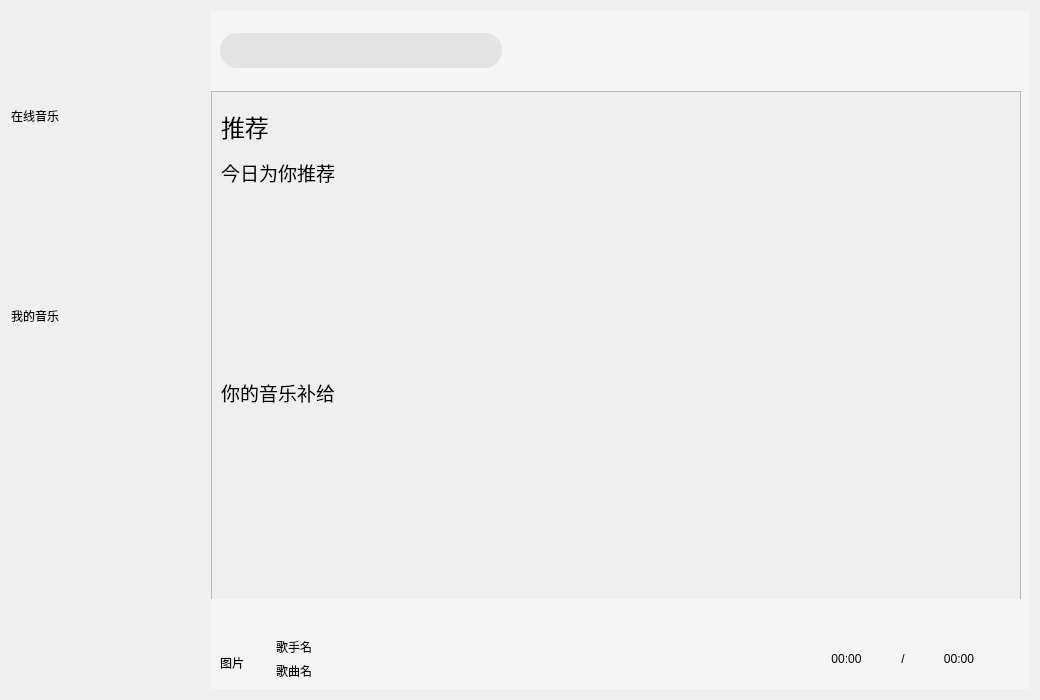
<?xml version="1.0" encoding="UTF-8"?>
<ui version="4.0">
 <class>MyMusic</class>
 <widget class="QWidget" name="MyMusic">
  <property name="geometry">
   <rect>
    <x>0</x>
    <y>0</y>
    <width>1040</width>
    <height>700</height>
   </rect>
  </property>
  <property name="windowTitle">
   <string>Widget</string>
  </property>
  <layout class="QVBoxLayout" name="verticalLayout_8">
   <item>
    <widget class="QWidget" name="background" native="true">
     <property name="styleSheet">
      <string notr="true"/>
     </property>
     <layout class="QVBoxLayout" name="verticalLayout_2">
      <property name="spacing">
       <number>0</number>
      </property>
      <property name="leftMargin">
       <number>0</number>
      </property>
      <property name="topMargin">
       <number>0</number>
      </property>
      <property name="rightMargin">
       <number>0</number>
      </property>
      <property name="bottomMargin">
       <number>0</number>
      </property>
      <item>
       <widget class="QWidget" name="head" native="true">
        <property name="minimumSize">
         <size>
          <width>0</width>
          <height>80</height>
         </size>
        </property>
        <property name="maximumSize">
         <size>
          <width>16777215</width>
          <height>80</height>
         </size>
        </property>
        <property name="styleSheet">
         <string notr="true"/>
        </property>
        <layout class="QHBoxLayout" name="horizontalLayout">
         <property name="spacing">
          <number>0</number>
         </property>
         <property name="leftMargin">
          <number>0</number>
         </property>
         <property name="topMargin">
          <number>0</number>
         </property>
         <property name="rightMargin">
          <number>0</number>
         </property>
         <property name="bottomMargin">
          <number>0</number>
         </property>
         <item>
          <widget class="QWidget" name="headLeft" native="true">
           <property name="minimumSize">
            <size>
             <width>200</width>
             <height>0</height>
            </size>
           </property>
           <property name="maximumSize">
            <size>
             <width>200</width>
             <height>16777215</height>
            </size>
           </property>
           <property name="styleSheet">
            <string notr="true">#headLeft{
	background-color: #F0F0F0;
}</string>
           </property>
           <layout class="QHBoxLayout" name="horizontalLayout_2">
            <property name="spacing">
             <number>0</number>
            </property>
            <property name="leftMargin">
             <number>0</number>
            </property>
            <property name="topMargin">
             <number>0</number>
            </property>
            <property name="bottomMargin">
             <number>0</number>
            </property>
            <item>
             <widget class="QLabel" name="logo">
              <property name="styleSheet">
               <string notr="true">#logo
{
	border-radius:0px;
	background-image: url(:/images/Logo.png);
	background-repeat: no-repeat;
	border: none;
	background-position: center center;
}</string>
              </property>
              <property name="text">
               <string/>
              </property>
             </widget>
            </item>
           </layout>
          </widget>
         </item>
         <item>
          <widget class="QWidget" name="headRight" native="true">
           <property name="styleSheet">
            <string notr="true">#headRight{
	background-color: #F5F5F5;
}</string>
           </property>
           <layout class="QHBoxLayout" name="horizontalLayout_3">
            <property name="spacing">
             <number>0</number>
            </property>
            <property name="leftMargin">
             <number>0</number>
            </property>
            <property name="topMargin">
             <number>0</number>
            </property>
            <property name="rightMargin">
             <number>0</number>
            </property>
            <property name="bottomMargin">
             <number>0</number>
            </property>
            <item>
             <widget class="QWidget" name="SearchBox" native="true">
              <property name="minimumSize">
               <size>
                <width>300</width>
                <height>0</height>
               </size>
              </property>
              <property name="maximumSize">
               <size>
                <width>300</width>
                <height>16777215</height>
               </size>
              </property>
              <property name="styleSheet">
               <string notr="true"/>
              </property>
              <layout class="QHBoxLayout" name="horizontalLayout_4">
               <item>
                <widget class="QLineEdit" name="lineEdit">
                 <property name="minimumSize">
                  <size>
                   <width>0</width>
                   <height>35</height>
                  </size>
                 </property>
                 <property name="styleSheet">
                  <string notr="true">#lineEdit
{
	background-color: #E3E3E3;
	border: none;
	border-radius: 17px;
	padding-left: 17px;
}</string>
                 </property>
                </widget>
               </item>
              </layout>
             </widget>
            </item>
            <item>
             <widget class="QWidget" name="SettingBox" native="true">
              <property name="styleSheet">
               <string notr="true">QPushButton{
	border-radius: 0px;
	background-repeat: no-repeat;
	border: none;
	background-position: center center;
}

QPushButton:hover{
	background-color: rgba(230,0,0,0.5);
}</string>
              </property>
              <layout class="QHBoxLayout" name="horizontalLayout_5">
               <property name="spacing">
                <number>0</number>
               </property>
               <property name="leftMargin">
                <number>0</number>
               </property>
               <property name="topMargin">
                <number>0</number>
               </property>
               <property name="rightMargin">
                <number>0</number>
               </property>
               <property name="bottomMargin">
                <number>0</number>
               </property>
               <item>
                <spacer name="horizontalSpacer">
                 <property name="orientation">
                  <enum>Qt::Horizontal</enum>
                 </property>
                 <property name="sizeHint" stdset="0">
                  <size>
                   <width>399</width>
                   <height>20</height>
                  </size>
                 </property>
                </spacer>
               </item>
               <item>
                <widget class="QPushButton" name="skin">
                 <property name="minimumSize">
                  <size>
                   <width>30</width>
                   <height>30</height>
                  </size>
                 </property>
                 <property name="maximumSize">
                  <size>
                   <width>30</width>
                   <height>30</height>
                  </size>
                 </property>
                 <property name="styleSheet">
                  <string notr="true">#skin{
	background-image:url(:/images/skin.png);
}</string>
                 </property>
                 <property name="text">
                  <string/>
                 </property>
                </widget>
               </item>
               <item>
                <widget class="QPushButton" name="min">
                 <property name="minimumSize">
                  <size>
                   <width>30</width>
                   <height>30</height>
                  </size>
                 </property>
                 <property name="maximumSize">
                  <size>
                   <width>30</width>
                   <height>30</height>
                  </size>
                 </property>
                 <property name="styleSheet">
                  <string notr="true">#min{
	background-image:url(:/images/min.png);
}</string>
                 </property>
                 <property name="text">
                  <string/>
                 </property>
                </widget>
               </item>
               <item>
                <widget class="QPushButton" name="max">
                 <property name="minimumSize">
                  <size>
                   <width>30</width>
                   <height>30</height>
                  </size>
                 </property>
                 <property name="maximumSize">
                  <size>
                   <width>30</width>
                   <height>30</height>
                  </size>
                 </property>
                 <property name="styleSheet">
                  <string notr="true">#max{
	background-image:url(:/images/max.png);
}</string>
                 </property>
                 <property name="text">
                  <string/>
                 </property>
                </widget>
               </item>
               <item>
                <widget class="QPushButton" name="quit">
                 <property name="minimumSize">
                  <size>
                   <width>30</width>
                   <height>30</height>
                  </size>
                 </property>
                 <property name="maximumSize">
                  <size>
                   <width>30</width>
                   <height>30</height>
                  </size>
                 </property>
                 <property name="styleSheet">
                  <string notr="true">#quit{
	background-image:url(:/images/quit.png);
}</string>
                 </property>
                 <property name="text">
                  <string/>
                 </property>
                </widget>
               </item>
              </layout>
             </widget>
            </item>
           </layout>
          </widget>
         </item>
        </layout>
       </widget>
      </item>
      <item>
       <widget class="QWidget" name="body" native="true">
        <property name="styleSheet">
         <string notr="true">#body{
	background-color:pink;
}</string>
        </property>
        <layout class="QHBoxLayout" name="horizontalLayout_6">
         <property name="spacing">
          <number>0</number>
         </property>
         <property name="leftMargin">
          <number>0</number>
         </property>
         <property name="topMargin">
          <number>0</number>
         </property>
         <property name="rightMargin">
          <number>0</number>
         </property>
         <property name="bottomMargin">
          <number>0</number>
         </property>
         <item>
          <widget class="QWidget" name="bodyLeft" native="true">
           <property name="minimumSize">
            <size>
             <width>200</width>
             <height>0</height>
            </size>
           </property>
           <property name="maximumSize">
            <size>
             <width>200</width>
             <height>16777215</height>
            </size>
           </property>
           <property name="styleSheet">
            <string notr="true">#bodyLeft{
	background-color: #F0F0F0;
}</string>
           </property>
           <layout class="QVBoxLayout" name="verticalLayout_3">
            <property name="spacing">
             <number>0</number>
            </property>
            <property name="leftMargin">
             <number>0</number>
            </property>
            <property name="topMargin">
             <number>0</number>
            </property>
            <property name="rightMargin">
             <number>0</number>
            </property>
            <property name="bottomMargin">
             <number>0</number>
            </property>
            <item>
             <widget class="QWidget" name="leftBox" native="true">
              <property name="minimumSize">
               <size>
                <width>0</width>
                <height>400</height>
               </size>
              </property>
              <property name="maximumSize">
               <size>
                <width>16777215</width>
                <height>400</height>
               </size>
              </property>
              <property name="styleSheet">
               <string notr="true"/>
              </property>
              <layout class="QVBoxLayout" name="verticalLayout_4">
               <property name="spacing">
                <number>0</number>
               </property>
               <property name="leftMargin">
                <number>0</number>
               </property>
               <property name="topMargin">
                <number>0</number>
               </property>
               <property name="rightMargin">
                <number>0</number>
               </property>
               <property name="bottomMargin">
                <number>0</number>
               </property>
               <item>
                <widget class="QWidget" name="onlineMusic" native="true">
                 <property name="styleSheet">
                  <string notr="true"/>
                 </property>
                 <layout class="QVBoxLayout" name="verticalLayout_5">
                  <property name="spacing">
                   <number>0</number>
                  </property>
                  <property name="leftMargin">
                   <number>0</number>
                  </property>
                  <property name="topMargin">
                   <number>0</number>
                  </property>
                  <property name="rightMargin">
                   <number>0</number>
                  </property>
                  <property name="bottomMargin">
                   <number>0</number>
                  </property>
                  <item>
                   <widget class="QLabel" name="onlineMusicText">
                    <property name="text">
                     <string>在线音乐</string>
                    </property>
                   </widget>
                  </item>
                  <item>
                   <widget class="BtForm" name="Rec" native="true"/>
                  </item>
                  <item>
                   <widget class="BtForm" name="audio" native="true"/>
                  </item>
                  <item>
                   <widget class="BtForm" name="music" native="true"/>
                  </item>
                 </layout>
                </widget>
               </item>
               <item>
                <widget class="QWidget" name="myMusic" native="true">
                 <property name="styleSheet">
                  <string notr="true"/>
                 </property>
                 <layout class="QVBoxLayout" name="verticalLayout_6">
                  <property name="spacing">
                   <number>0</number>
                  </property>
                  <property name="leftMargin">
                   <number>0</number>
                  </property>
                  <property name="topMargin">
                   <number>0</number>
                  </property>
                  <property name="rightMargin">
                   <number>0</number>
                  </property>
                  <property name="bottomMargin">
                   <number>0</number>
                  </property>
                  <item>
                   <widget class="QLabel" name="myMusicText">
                    <property name="text">
                     <string>我的音乐</string>
                    </property>
                   </widget>
                  </item>
                  <item>
                   <widget class="BtForm" name="like" native="true"/>
                  </item>
                  <item>
                   <widget class="BtForm" name="local" native="true"/>
                  </item>
                  <item>
                   <widget class="BtForm" name="recent" native="true"/>
                  </item>
                 </layout>
                </widget>
               </item>
              </layout>
             </widget>
            </item>
            <item>
             <spacer name="verticalSpacer">
              <property name="orientation">
               <enum>Qt::Vertical</enum>
              </property>
              <property name="sizeHint" stdset="0">
               <size>
                <width>20</width>
                <height>199</height>
               </size>
              </property>
             </spacer>
            </item>
           </layout>
          </widget>
         </item>
         <item>
          <widget class="QWidget" name="bodyRight" native="true">
           <property name="styleSheet">
            <string notr="true">#bodyRight{
	background-color: #F5F5F5;
}</string>
           </property>
           <layout class="QVBoxLayout" name="verticalLayout_7">
            <property name="spacing">
             <number>0</number>
            </property>
            <property name="leftMargin">
             <number>0</number>
            </property>
            <property name="topMargin">
             <number>0</number>
            </property>
            <property name="rightMargin">
             <number>0</number>
            </property>
            <property name="bottomMargin">
             <number>0</number>
            </property>
            <item>
             <widget class="QStackedWidget" name="stackedWidget">
              <widget class="QWidget" name="recPage">
               <widget class="QScrollArea" name="scrollArea">
                <property name="geometry">
                 <rect>
                  <x>0</x>
                  <y>0</y>
                  <width>810</width>
                  <height>510</height>
                 </rect>
                </property>
                <property name="widgetResizable">
                 <bool>true</bool>
                </property>
                <widget class="QWidget" name="scrollAreaWidgetContents">
                 <property name="geometry">
                  <rect>
                   <x>0</x>
                   <y>0</y>
                   <width>808</width>
                   <height>508</height>
                  </rect>
                 </property>
                 <layout class="QVBoxLayout" name="verticalLayout">
                  <item>
                   <widget class="QLabel" name="recText">
                    <property name="minimumSize">
                     <size>
                      <width>0</width>
                      <height>50</height>
                     </size>
                    </property>
                    <property name="maximumSize">
                     <size>
                      <width>16777215</width>
                      <height>50</height>
                     </size>
                    </property>
                    <property name="font">
                     <font>
                      <pointsize>18</pointsize>
                     </font>
                    </property>
                    <property name="text">
                     <string>推荐</string>
                    </property>
                   </widget>
                  </item>
                  <item>
                   <widget class="QLabel" name="recMusicText">
                    <property name="minimumSize">
                     <size>
                      <width>0</width>
                      <height>30</height>
                     </size>
                    </property>
                    <property name="maximumSize">
                     <size>
                      <width>16777215</width>
                      <height>30</height>
                     </size>
                    </property>
                    <property name="font">
                     <font>
                      <pointsize>14</pointsize>
                     </font>
                    </property>
                    <property name="text">
                     <string>今日为你推荐</string>
                    </property>
                   </widget>
                  </item>
                  <item>
                   <widget class="RecBox" name="recMusicBox" native="true"/>
                  </item>
                  <item>
                   <widget class="QLabel" name="supportMusicText">
                    <property name="minimumSize">
                     <size>
                      <width>0</width>
                      <height>30</height>
                     </size>
                    </property>
                    <property name="maximumSize">
                     <size>
                      <width>16777215</width>
                      <height>30</height>
                     </size>
                    </property>
                    <property name="font">
                     <font>
                      <pointsize>14</pointsize>
                     </font>
                    </property>
                    <property name="text">
                     <string>你的音乐补给</string>
                    </property>
                   </widget>
                  </item>
                  <item>
                   <widget class="RecBox" name="supportMusicBox" native="true"/>
                  </item>
                 </layout>
                </widget>
               </widget>
              </widget>
              <widget class="QWidget" name="musicPage"/>
              <widget class="QWidget" name="radioPage"/>
              <widget class="CommonPage" name="likePage"/>
              <widget class="CommonPage" name="localPage"/>
              <widget class="CommonPage" name="recentPage"/>
             </widget>
            </item>
            <item>
             <widget class="MusicSlider" name="processBar" native="true">
              <property name="minimumSize">
               <size>
                <width>0</width>
                <height>30</height>
               </size>
              </property>
              <property name="maximumSize">
               <size>
                <width>16777215</width>
                <height>30</height>
               </size>
              </property>
              <property name="styleSheet">
               <string notr="true"/>
              </property>
             </widget>
            </item>
            <item>
             <widget class="QWidget" name="controlBox" native="true">
              <property name="minimumSize">
               <size>
                <width>0</width>
                <height>60</height>
               </size>
              </property>
              <property name="maximumSize">
               <size>
                <width>16777215</width>
                <height>60</height>
               </size>
              </property>
              <property name="styleSheet">
               <string notr="true"/>
              </property>
              <layout class="QHBoxLayout" name="horizontalLayout_7">
               <property name="spacing">
                <number>0</number>
               </property>
               <property name="leftMargin">
                <number>0</number>
               </property>
               <property name="topMargin">
                <number>0</number>
               </property>
               <property name="rightMargin">
                <number>0</number>
               </property>
               <property name="bottomMargin">
                <number>0</number>
               </property>
               <item>
                <widget class="QWidget" name="play_1" native="true">
                 <property name="styleSheet">
                  <string notr="true"/>
                 </property>
                 <layout class="QGridLayout" name="gridLayout">
                  <item row="0" column="1">
                   <widget class="QLabel" name="musicSinger">
                    <property name="text">
                     <string>歌手名</string>
                    </property>
                   </widget>
                  </item>
                  <item row="1" column="1">
                   <widget class="QLabel" name="musicName">
                    <property name="text">
                     <string>歌曲名</string>
                    </property>
                   </widget>
                  </item>
                  <item row="0" column="0" rowspan="2">
                   <widget class="QLabel" name="musicCover">
                    <property name="minimumSize">
                     <size>
                      <width>50</width>
                      <height>50</height>
                     </size>
                    </property>
                    <property name="maximumSize">
                     <size>
                      <width>50</width>
                      <height>50</height>
                     </size>
                    </property>
                    <property name="text">
                     <string>图片</string>
                    </property>
                   </widget>
                  </item>
                 </layout>
                </widget>
               </item>
               <item>
                <widget class="QWidget" name="play_2" native="true">
                 <property name="styleSheet">
                  <string notr="true">QPushButton
{
	border: none;
	background-repeat: no-repeat;
	background-position: center center;
}

QPushButton:hover
{
	background-color: rgba(220,220,220,0.5);
}</string>
                 </property>
                 <layout class="QHBoxLayout" name="horizontalLayout_8">
                  <property name="spacing">
                   <number>0</number>
                  </property>
                  <property name="leftMargin">
                   <number>0</number>
                  </property>
                  <property name="topMargin">
                   <number>0</number>
                  </property>
                  <property name="rightMargin">
                   <number>0</number>
                  </property>
                  <property name="bottomMargin">
                   <number>0</number>
                  </property>
                  <item>
                   <widget class="QPushButton" name="playMode">
                    <property name="minimumSize">
                     <size>
                      <width>30</width>
                      <height>30</height>
                     </size>
                    </property>
                    <property name="maximumSize">
                     <size>
                      <width>30</width>
                      <height>30</height>
                     </size>
                    </property>
                    <property name="styleSheet">
                     <string notr="true"/>
                    </property>
                    <property name="text">
                     <string/>
                    </property>
                   </widget>
                  </item>
                  <item>
                   <widget class="QPushButton" name="playUp">
                    <property name="minimumSize">
                     <size>
                      <width>30</width>
                      <height>30</height>
                     </size>
                    </property>
                    <property name="maximumSize">
                     <size>
                      <width>30</width>
                      <height>30</height>
                     </size>
                    </property>
                    <property name="styleSheet">
                     <string notr="true">#playUp
{
	background-image: url(:/images/up.png);
}</string>
                    </property>
                    <property name="text">
                     <string/>
                    </property>
                   </widget>
                  </item>
                  <item>
                   <widget class="QPushButton" name="play">
                    <property name="minimumSize">
                     <size>
                      <width>30</width>
                      <height>30</height>
                     </size>
                    </property>
                    <property name="maximumSize">
                     <size>
                      <width>30</width>
                      <height>30</height>
                     </size>
                    </property>
                    <property name="styleSheet">
                     <string notr="true"/>
                    </property>
                    <property name="text">
                     <string/>
                    </property>
                   </widget>
                  </item>
                  <item>
                   <widget class="QPushButton" name="playDown">
                    <property name="minimumSize">
                     <size>
                      <width>30</width>
                      <height>30</height>
                     </size>
                    </property>
                    <property name="maximumSize">
                     <size>
                      <width>30</width>
                      <height>30</height>
                     </size>
                    </property>
                    <property name="styleSheet">
                     <string notr="true">#playDown
{
	background-image: url(:/images/down.png);
}</string>
                    </property>
                    <property name="text">
                     <string/>
                    </property>
                   </widget>
                  </item>
                  <item>
                   <widget class="QPushButton" name="volume">
                    <property name="minimumSize">
                     <size>
                      <width>30</width>
                      <height>30</height>
                     </size>
                    </property>
                    <property name="maximumSize">
                     <size>
                      <width>30</width>
                      <height>30</height>
                     </size>
                    </property>
                    <property name="styleSheet">
                     <string notr="true">#volume
{
	background-image: url(:/images/volumn.png);
}</string>
                    </property>
                    <property name="text">
                     <string/>
                    </property>
                   </widget>
                  </item>
                  <item>
                   <widget class="QPushButton" name="addLocal">
                    <property name="minimumSize">
                     <size>
                      <width>30</width>
                      <height>30</height>
                     </size>
                    </property>
                    <property name="maximumSize">
                     <size>
                      <width>30</width>
                      <height>30</height>
                     </size>
                    </property>
                    <property name="styleSheet">
                     <string notr="true">#addLocal
{
	background-image: url(:/images/add.png);
}</string>
                    </property>
                    <property name="text">
                     <string/>
                    </property>
                   </widget>
                  </item>
                 </layout>
                </widget>
               </item>
               <item>
                <widget class="QWidget" name="play_3" native="true">
                 <property name="styleSheet">
                  <string notr="true"/>
                 </property>
                 <layout class="QHBoxLayout" name="horizontalLayout_9">
                  <item>
                   <widget class="QLabel" name="labelNull">
                    <property name="text">
                     <string/>
                    </property>
                   </widget>
                  </item>
                  <item>
                   <widget class="QLabel" name="currentTime">
                    <property name="text">
                     <string>00:00</string>
                    </property>
                    <property name="alignment">
                     <set>Qt::AlignCenter</set>
                    </property>
                   </widget>
                  </item>
                  <item>
                   <widget class="QLabel" name="line">
                    <property name="text">
                     <string>/</string>
                    </property>
                    <property name="alignment">
                     <set>Qt::AlignCenter</set>
                    </property>
                   </widget>
                  </item>
                  <item>
                   <widget class="QLabel" name="totalTime">
                    <property name="text">
                     <string>00:00</string>
                    </property>
                    <property name="alignment">
                     <set>Qt::AlignCenter</set>
                    </property>
                   </widget>
                  </item>
                  <item>
                   <widget class="QPushButton" name="lrcWord">
                    <property name="minimumSize">
                     <size>
                      <width>30</width>
                      <height>30</height>
                     </size>
                    </property>
                    <property name="maximumSize">
                     <size>
                      <width>30</width>
                      <height>30</height>
                     </size>
                    </property>
                    <property name="styleSheet">
                     <string notr="true">#lrcWord{
	border: none;/* 去除边框 */
	background-repeat: no-repeat;
	background-image: url(&quot;:/images/ci.png&quot;);
	background-position: center center;
}

QPushButton:hover
{
	background-color: rgba(220,220,220,0.5);
}</string>
                    </property>
                    <property name="text">
                     <string/>
                    </property>
                   </widget>
                  </item>
                 </layout>
                </widget>
               </item>
              </layout>
             </widget>
            </item>
           </layout>
          </widget>
         </item>
        </layout>
       </widget>
      </item>
     </layout>
    </widget>
   </item>
  </layout>
 </widget>
 <customwidgets>
  <customwidget>
   <class>BtForm</class>
   <extends>QWidget</extends>
   <header location="global">btform.h</header>
   <container>1</container>
  </customwidget>
  <customwidget>
   <class>RecBox</class>
   <extends>QWidget</extends>
   <header location="global">recbox.h</header>
   <container>1</container>
  </customwidget>
  <customwidget>
   <class>CommonPage</class>
   <extends>QWidget</extends>
   <header location="global">commonpage.h</header>
   <container>1</container>
  </customwidget>
  <customwidget>
   <class>MusicSlider</class>
   <extends>QWidget</extends>
   <header location="global">musicslider.h</header>
   <container>1</container>
  </customwidget>
 </customwidgets>
 <resources/>
 <connections/>
</ui>
